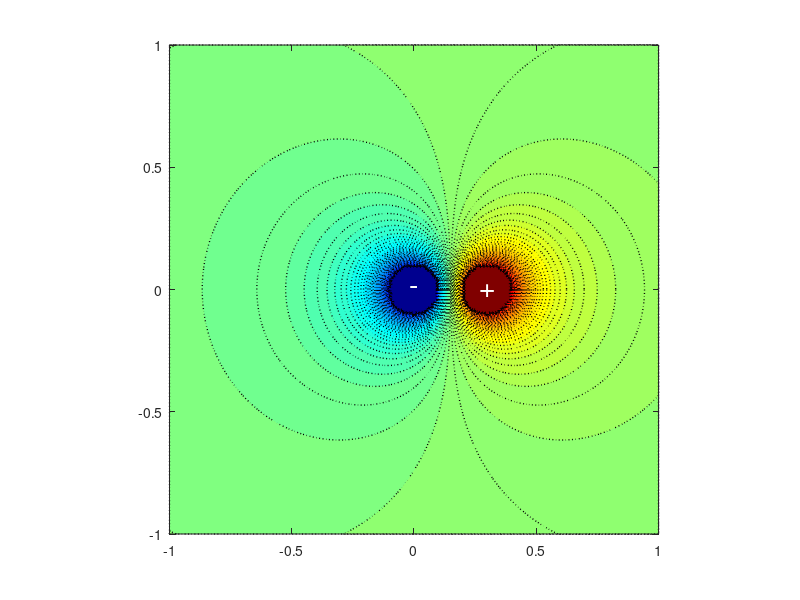

Write MATLAB code to recreate this figure.
clear; close

%%%%% calculating electrostatic potential around charge
K=8.99*10^9; % constant 1/(4*pi*Eps0), where Eps0= 8.85E-12 Farad per meter (F/m)
e0=1.6E-19;  % Charge of an electron
% create mesh
g=-1:0.01:1;
% create 2D mesh grid
[xg,yg]=meshgrid(g);
% inside charge set constant value
d = 0.1; % the "radius" of charge
%%
%%%%% charge 1
q1=-1*e0; % (-1) Electric charge can exist only as an integral multiple of charge of an electron
% The Possible values of electric charge are q = ± 1e0; ± 2e0; ± 3e0...
xp=0; % x coordinate of charge
yp=0; % y coordinate of charge
xi=xg-xp; % displacement between grid point and charge, X component
yi=yg-yp; % displacement between grid point and charge, Y component
R=sqrt(xi.^2 + yi.^2); %
V1=q1*K./R; % V=e/(4*pi*eps*r)
idx1=(R<d); % grids inside the radious
V1max = K*q1 / d;

%%%%% charge 2
q2=1*e0; % (+1) Electric charge can exist only as an integral multiple of charge on an electron
% The Possible values of electric charge are q = ± 1e0; ± 2e0; ± 3e0...
xp=0.3; % x coordinate of charge
yp=0.0; % y coordinate of charge
xi=xg-xp; % displacement between grid point and charge, X component
yi=yg-yp; % displacement between grid point and charge, Y component
R=sqrt(xi.^2 + yi.^2); %
V2=q2*K./R; % V=e/(4*pi*eps*r)
idx2=(R<d); % grids inside the radious
V2max = K*q2 / d;

%% sum (contribution of both chrages) and find max value 
V=V1+V2; % contribution of both chrages !!!!
V(idx1)=V1max; % set constant value inside the charge
V(idx2)=V2max; % set constant value inside the charge

%% plot
figure
%contourf(xg,yg,V)
contourf(xg,yg,V,100,':','LineWidth',1) % filled contour plot containing the isolines of matrix Z
colormap(jet)
text(0,0,'-','FontSize',20,'Color','w','HorizontalAlignment','center','VerticalAlignment','middle')
text(0.3,0,'+','FontSize',20,'Color','w','HorizontalAlignment','center','VerticalAlignment','middle')
ax=gca;
axis(ax,'equal')
saveas(gcf,'Figure_charge2.png')

% figure
% s=surf(xg,yg,V); % surface
% s.EdgeColor = 'none';
% saveas(gcf,'Figure_charge21.png')